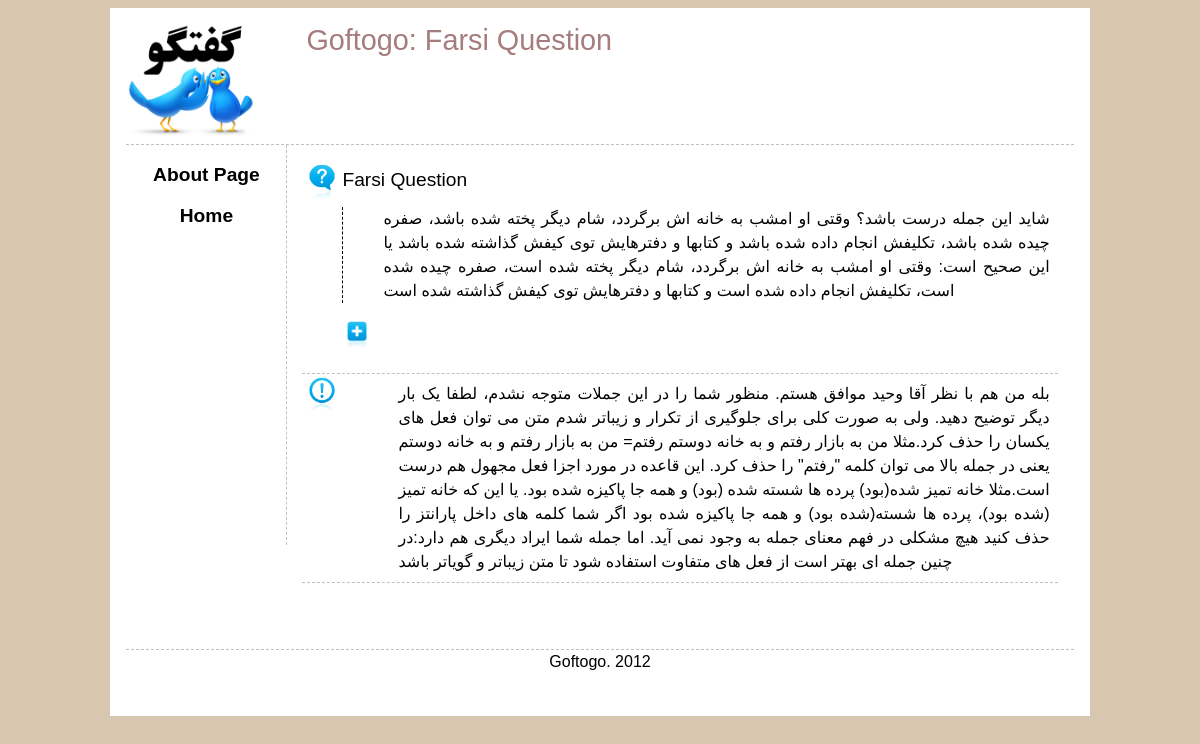
/main/qshow/4, run on the app's committed database.
### tables this page shows
CREATE TABLE IF NOT EXISTS `Question` (
  `questionID` int(11) NOT NULL AUTO_INCREMENT,
  `catID` int(11) DEFAULT NULL,
  `userID` int(11) DEFAULT NULL,
  `title` varchar(140) NOT NULL,
  `body` text NOT NULL,
  `rank` int(11) NOT NULL DEFAULT '0',
  `postedDate` date DEFAULT NULL,
  PRIMARY KEY (`questionID`)
);

CREATE TABLE IF NOT EXISTS `Answer` (
  `answerID` int(11) NOT NULL AUTO_INCREMENT,
  `questionID` int(11) DEFAULT NULL,
  `userID` int(11) DEFAULT NULL,
  `body` text NOT NULL,
  `rank` int(11) NOT NULL DEFAULT '0',
  `date` date DEFAULT NULL,
  PRIMARY KEY (`answerID`),
  UNIQUE KEY `answeredDate` (`date`)
);

### application/controllers/main.php (called while the page is built, shortened)
<?php
class Main extends CI_Controller {
	public function __construct() {
		$this -> load -> model('question_model');
		$this -> load -> model('answer_model');
	}
	public function _loadviews($body_view, $data) {
		$this -> load -> view('templates/header', $data);
		$this -> load -> view('header/default');
		$this -> load -> view('leftnav/default');
		$this -> load -> view('body/' . $body_view, $data);
		$this -> load -> view('templates/footer');
	}
	public function qshow($qid) {
		$data['question'] = $this -> question_model -> get_details($qid);
		$data['title'] = 'Goftogo: ' . $data['question'] -> title;
		$data['answers'] = $this -> answer_model -> get_answers($qid);
		$data['backlink'] = $this -> session -> userdata('backlink');
		$this -> _loadviews('qdetails', $data);
	}
}

### index.php (called while the page is built, shortened)
<?php
require_once BASEPATH.'core/CodeIgniter.php';

### application/models/question_model.php (called while the page is built, shortened)
<?php
class Question_model extends CI_Model {
	public function get_details($qid) {
		$query = $this -> db -> get_where('Question', array('questionID' => $qid));
		return $query -> first_row();
	}
}

### application/models/answer_model.php (called while the page is built)
<?php
class Answer_model extends CI_Model {
	public function get_answers($qid) {
		$query = $this -> db -> get_where('Answer', array('questionID' => $qid));
		return $query -> result();
	}
}

### application/views/body/qdetails.php (the view, shortened to what this page needs)
<div id="body">
<div class="question">
		<h3><?php echo $question->title; ?></h3>
		<p><?php echo $question->body; ?></p>
<div id="ajaxresult">
<form action="<?php echo site_url(); ?>/ajax/getcomments" method="POST">
<input type="image" title="load comments" src=<?php echo base_url('img/icons/plus.png'); ?> width=30 name="submitit" id="submitit" onclick="return false" />
</form>
</div>
</div>
<?php foreach ($answers as $answer): ?>
	<div class="answer">
		<?php echo $answer->body; ?>
	</div>
<?php endforeach ?>
</div>

### css/main.css (style rules this page uses)
body { background: #D9C6B0; font: normal 100% sans-serif; line-height: 1.5; color: black; }
a { text-decoration: none; color: black; }
h1, h2, h3, h4, h5, h6 { text-decoration: none; color: #A67C7C; margin: 0; padding: 0; }
h3 { font: normal 120% sans-serif; color: black; }
#body { margin-left: 10em; margin-bottom: 50px; margin-top: 100px min-height :400px; padding: 1em; }
.question, .answer, .comment { border-bottom-width: 1px; border-bottom-style: dashed; border-color: silver; padding: 0.5em; text-align: justify; }
.question { padding-left: 2.5em; background: transparent url(../img/icons/question.png) no-repeat top left; background-size: 40px; }
.answer { padding-left: 6em; background: transparent url(../img/icons/answer.png) no-repeat top left; background-size: 40px; }
.question p { border-left-width: 1px; border-left-style: dashed; padding-left: 2.5em; }

### data on the page
question: title "Farsi Question", body "شاید این جمله درست باشد؟ وقتی او امشب به خانه اش برگردد، شام دیگر پخته شده باشد، صفره چیده شده باشد، تکلیفش انجام داده شده باشد و کتابها و دفترهایش توی کیفش گذاشته شده باشد یا این صحیح است: وقتی او امشب به خانه اش برگردد، شام دیگر پخته شده است، صفره چیده شده است، تکلیفش انجام داده شده است و کتابها و دفترهایش توی کیفش گذاشته شده است"
answer: body "بله من هم با نظر آقا وحید موافق هستم. منظور شما را در این جملات متوجه نشدم، لطفا یک بار دیگر توضیح دهید. ولی به صورت کلی برای جلوگیری از تکرار و زیباتر شدم متن می توان فعل های یکسان را حذف کرد.مثلا من به بازار رفتم و به خانه دوستم رفتم= من به بازار رفتم و به خانه دوستم یعنی در جمله بالا می توان کلمه \"رفتم\" را حذف کرد. این قاعده در مورد اجزا فعل مجهول هم درست است.مثلا خانه تمیز شده(بود) پرده ها شسته شده (بود) و همه جا پاکیزه شده بود. یا این که خانه تمیز (شده بود)، پرده ها شسته(شده بود) و همه جا پاکیزه شده بود اگر شما کلمه های داخل پارانتز را حذف کنید هیچ مشکلی در فهم معنای جمله به وجود نمی آید. اما جمله شما ایراد دیگری هم دارد:در چنین جمله ای بهتر است از فعل های متفاوت استفاده شود تا متن…"

### other printed values
$title "Goftogo: Farsi Question"
anchor('main/view/about',"About Page") "About Page"
anchor('',"Home") "Home"
